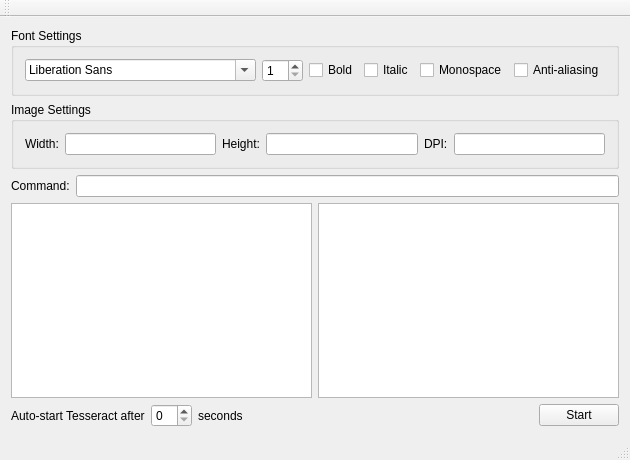
<?xml version="1.0" encoding="UTF-8"?>
<ui version="4.0">
 <class>MainWindow</class>
 <widget class="QMainWindow" name="MainWindow">
  <property name="geometry">
   <rect>
    <x>0</x>
    <y>0</y>
    <width>544</width>
    <height>460</height>
   </rect>
  </property>
  <property name="windowTitle">
   <string>MainWindow</string>
  </property>
  <widget class="QWidget" name="centralWidget">
   <layout class="QGridLayout" name="gridLayout">
    <item row="0" column="0" colspan="2">
     <widget class="QGroupBox" name="groupBox">
      <property name="title">
       <string>Font Settings</string>
      </property>
      <layout class="QHBoxLayout" name="horizontalLayout">
       <item>
        <widget class="QFontComboBox" name="fontComboBox"/>
       </item>
       <item>
        <widget class="QSpinBox" name="spinBox">
         <property name="minimum">
          <number>1</number>
         </property>
        </widget>
       </item>
       <item>
        <widget class="QCheckBox" name="checkBoxBold">
         <property name="text">
          <string>Bold</string>
         </property>
        </widget>
       </item>
       <item>
        <widget class="QCheckBox" name="checkBoxItalic">
         <property name="text">
          <string>Italic</string>
         </property>
        </widget>
       </item>
       <item>
        <widget class="QCheckBox" name="checkBoxMonospace">
         <property name="text">
          <string>Monospace</string>
         </property>
        </widget>
       </item>
       <item>
        <widget class="QCheckBox" name="checkBoxAntiAliasing">
         <property name="text">
          <string>Anti-aliasing</string>
         </property>
        </widget>
       </item>
      </layout>
     </widget>
    </item>
    <item row="1" column="0" colspan="2">
     <widget class="QGroupBox" name="groupBox_2">
      <property name="title">
       <string>Image Settings</string>
      </property>
      <layout class="QHBoxLayout" name="horizontalLayout_3">
       <item>
        <widget class="QLabel" name="label">
         <property name="text">
          <string>Width:</string>
         </property>
        </widget>
       </item>
       <item>
        <widget class="QLineEdit" name="lineEditImageWidth"/>
       </item>
       <item>
        <widget class="QLabel" name="label_2">
         <property name="text">
          <string>Height:</string>
         </property>
        </widget>
       </item>
       <item>
        <widget class="QLineEdit" name="lineEditImageHeight"/>
       </item>
       <item>
        <widget class="QLabel" name="label_4">
         <property name="text">
          <string>DPI:</string>
         </property>
        </widget>
       </item>
       <item>
        <widget class="QLineEdit" name="lineEditImageDPI"/>
       </item>
      </layout>
     </widget>
    </item>
    <item row="2" column="0" colspan="2">
     <layout class="QHBoxLayout" name="horizontalLayout_2">
      <item>
       <widget class="QLabel" name="label_3">
        <property name="text">
         <string>Command:</string>
        </property>
       </widget>
      </item>
      <item>
       <widget class="QLineEdit" name="lineEditCommand"/>
      </item>
     </layout>
    </item>
    <item row="4" column="0">
     <widget class="QPlainTextEdit" name="plainTextEdit"/>
    </item>
    <item row="4" column="1">
     <widget class="QPlainTextEdit" name="plainTextEdit_2">
      <property name="readOnly">
       <bool>true</bool>
      </property>
     </widget>
    </item>
    <item row="5" column="0" colspan="2">
     <layout class="QHBoxLayout" name="horizontalLayout_4">
      <item>
       <widget class="QLabel" name="label_5">
        <property name="text">
         <string>Auto-start Tesseract after</string>
        </property>
       </widget>
      </item>
      <item>
       <widget class="QSpinBox" name="spinBox_2"/>
      </item>
      <item>
       <widget class="QLabel" name="label_6">
        <property name="text">
         <string>seconds</string>
        </property>
       </widget>
      </item>
      <item>
       <spacer name="horizontalSpacer">
        <property name="orientation">
         <enum>Qt::Horizontal</enum>
        </property>
        <property name="sizeHint" stdset="0">
         <size>
          <width>40</width>
          <height>20</height>
         </size>
        </property>
       </spacer>
      </item>
      <item>
       <widget class="QPushButton" name="pushButton">
        <property name="text">
         <string>Start</string>
        </property>
       </widget>
      </item>
     </layout>
    </item>
   </layout>
  </widget>
  <widget class="QMenuBar" name="menuBar">
   <property name="geometry">
    <rect>
     <x>0</x>
     <y>0</y>
     <width>544</width>
     <height>21</height>
    </rect>
   </property>
  </widget>
  <widget class="QToolBar" name="mainToolBar">
   <attribute name="toolBarArea">
    <enum>TopToolBarArea</enum>
   </attribute>
   <attribute name="toolBarBreak">
    <bool>false</bool>
   </attribute>
  </widget>
  <widget class="QStatusBar" name="statusBar"/>
 </widget>
 <layoutdefault spacing="6" margin="11"/>
 <resources/>
 <connections/>
</ui>
